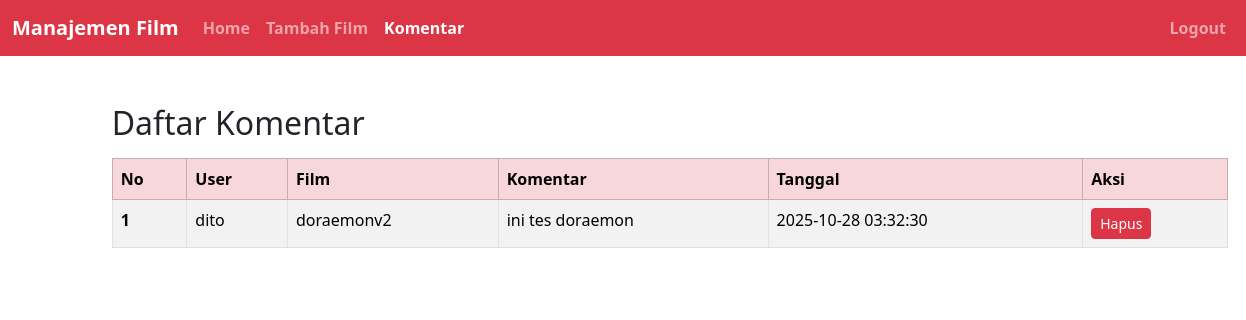
Screenshot of /admin/view/comments_view.php (signed in) with the database file from the repository.
### tables this page shows
CREATE TABLE `review` (
  `id` int(11) NOT NULL,
  `id_movie` int(11) NOT NULL,
  `id_user` int(11) NOT NULL,
  `konten` text NOT NULL,
  `created_at` timestamp NOT NULL DEFAULT current_timestamp()
);

CREATE TABLE `users` (
  `id` int(11) NOT NULL,
  `name` varchar(100) NOT NULL,
  `email` varchar(100) NOT NULL,
  `password_hash` varchar(255) NOT NULL,
  `role` enum('user','admin') DEFAULT 'user',
  `created_at` datetime DEFAULT current_timestamp()
);

CREATE TABLE `movie` (
  `id` int(9) NOT NULL,
  `judul` varchar(30) NOT NULL,
  `genre` enum('romance','action','comedy','horror') NOT NULL,
  `sutradara` varchar(30) NOT NULL,
  `sinopsis` text NOT NULL,
  `gambar` text NOT NULL DEFAULT 'https://www.yobelscm.biz/mexico/wp-content/uploads/sites/12/woocommerce-placeholder.png'
);

### admin/controller/get_comments.php (called while the page is built, shortened)
<?php
    try{
        require_once '../../connection.php';
        $sql = "SELECT review.id AS review_id, review.konten, review.created_at, users.name, movie.judul FROM review INNER JOIN users ON users.id = review.id_user INNER JOIN movie ON movie.id = review.id_movie ORDER BY review.created_at DESC";
        $comments = $connection->query($sql);
    } catch (Exception $e) {
        echo "Error: " . $e->getMessage();
    }
?>

### admin/view/comments_view.php (the view, shortened to what this page needs)
<?php
    include '../controller/get_comments.php';
?>
<!doctype html>
<html lang="en">
  <head>
    <link href="https://cdn.jsdelivr.net/npm/bootstrap@5.3.8/dist/css/bootstrap.min.css" rel="stylesheet">
  </head>
  <body>
    <nav class="navbar navbar-expand-lg bg-danger navbar-dark fw-bolder">
        <div class="container-fluid">
            <a class="navbar-brand" href="#">Manajemen Film</a>
            <div class="collapse navbar-collapse" id="navbarNavAltMarkup">
                <div class="navbar-nav">
                    <a class="nav-link" href="index.php">Home</a>
                    <a class="nav-link" href="tambah_view.php">Tambah Film</a>
                    <a class="nav-link active" href="comments_view.php">Komentar</a>
                </div>
            </div>
           <ul class="navbar-nav ms-auto">
                <li class="nav-item">
                    <a class="nav-link" href="../../auth/controller/logout.php">Logout</a>
                  </li>
            </ul>
        </div>
    </nav>
    <div class="container mt-5" style="margin-left:8%">
        <h2 class="mb-3">Daftar Komentar</h2>
        <table class="table table-striped table-bordered">
            <thead class="table-danger">
                <tr>
                    <th scope="col">No</th>
                    <th scope="col">User</th>
                    <th scope="col">Film</th>
                    <th scope="col">Komentar</th>
                    <th scope="col">Tanggal</th>
                    <th scope="col">Aksi</th>
                </tr>
            </thead>
            <tbody>
                <?php
                    if ($comments && $comments->num_rows > 0) {
                        $no = 1;
                        while($row = $comments->fetch_assoc()) {
                            echo "<tr>";
                            echo "<th scope='row'>" . $no++ . "</th>";
                            echo "<td>" . htmlspecialchars($row['name']) . "</td>";
                            echo "<td>" . htmlspecialchars($row['judul']) . "</td>";
                            echo "<td>" . htmlspecialchars($row['konten']) . "</td>";
                            echo "<td>" . htmlspecialchars($row['created_at']) . "</td>";
                            echo "<td><a href='../controller/delete_comment.php?id=" . $row['review_id'] . "' class='btn btn-danger btn-sm' onclick=\"return confirm('Apakah Anda yakin ingin menghapus komentar ini?');\">Hapus</a></td>";
                            echo "</tr>";
                        }
                    } else {
                        echo "<tr><td colspan='6' class='text-center'>Tidak ada komentar.</td></tr>";
                    }
                ?>
            </tbody>
        </table>
    </div>
  </body>
</html>

### rows the page displays
review: id_user.name "dito", id_movie.judul "doraemonv2", konten "ini tes doraemon", created_at "2025-10-28 03:32:30"
